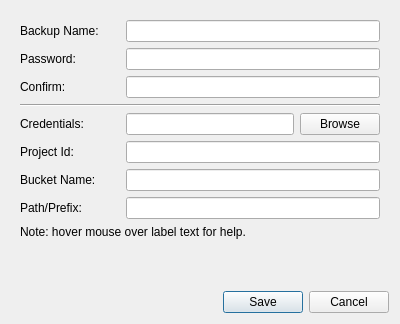
<?xml version="1.0" encoding="UTF-8"?>
<ui version="4.0">
 <class>ConfigGcpDialog</class>
 <widget class="QDialog" name="ConfigGcpDialog">
  <property name="geometry">
   <rect>
    <x>0</x>
    <y>0</y>
    <width>400</width>
    <height>324</height>
   </rect>
  </property>
  <property name="windowTitle">
   <string>Configure Google Cloud</string>
  </property>
  <layout class="QVBoxLayout" name="verticalLayout">
   <item alignment="Qt::AlignTop">
    <widget class="QWidget" name="widget" native="true">
     <layout class="QVBoxLayout" name="verticalLayout_2">
      <item>
       <layout class="QHBoxLayout" name="horizontalLayout">
        <item>
         <widget class="QLabel" name="label">
          <property name="minimumSize">
           <size>
            <width>100</width>
            <height>0</height>
           </size>
          </property>
          <property name="toolTip">
           <string>&lt;html&gt;&lt;head/&gt;&lt;body&gt;&lt;p&gt;&lt;span style=&quot; font-weight:600;&quot;&gt;Backup Name:&lt;/span&gt;&lt;/p&gt;&lt;p&gt;Something descriptive to help you remember what this backup contains (eg: My Pictures).&lt;/p&gt;&lt;/body&gt;&lt;/html&gt;</string>
          </property>
          <property name="text">
           <string>Backup Name:</string>
          </property>
         </widget>
        </item>
        <item>
         <widget class="QLineEdit" name="name_line_edit"/>
        </item>
       </layout>
      </item>
      <item>
       <layout class="QHBoxLayout" name="horizontalLayout_3">
        <item>
         <widget class="QLabel" name="label_2">
          <property name="minimumSize">
           <size>
            <width>100</width>
            <height>0</height>
           </size>
          </property>
          <property name="toolTip">
           <string>&lt;html&gt;&lt;head/&gt;&lt;body&gt;&lt;p&gt;&lt;span style=&quot; font-weight:600;&quot;&gt;Password:&lt;/span&gt;&lt;/p&gt;&lt;p&gt;Your data will be encrypted with this. Make sure to write it down. You will LOSE YOUR DATA if you lose this password.&lt;/p&gt;&lt;/body&gt;&lt;/html&gt;</string>
          </property>
          <property name="text">
           <string>Password:</string>
          </property>
         </widget>
        </item>
        <item>
         <widget class="QLineEdit" name="password_line_edit">
          <property name="echoMode">
           <enum>QLineEdit::Password</enum>
          </property>
         </widget>
        </item>
       </layout>
      </item>
      <item>
       <layout class="QHBoxLayout" name="horizontalLayout_4">
        <item>
         <widget class="QLabel" name="label_3">
          <property name="minimumSize">
           <size>
            <width>100</width>
            <height>0</height>
           </size>
          </property>
          <property name="toolTip">
           <string>&lt;html&gt;&lt;head/&gt;&lt;body&gt;&lt;p&gt;Re-type your password.&lt;/p&gt;&lt;/body&gt;&lt;/html&gt;</string>
          </property>
          <property name="text">
           <string>Confirm:</string>
          </property>
         </widget>
        </item>
        <item>
         <widget class="QLineEdit" name="confirm_password_line_edit">
          <property name="echoMode">
           <enum>QLineEdit::Password</enum>
          </property>
         </widget>
        </item>
       </layout>
      </item>
      <item>
       <widget class="Line" name="line">
        <property name="orientation">
         <enum>Qt::Horizontal</enum>
        </property>
       </widget>
      </item>
      <item>
       <layout class="QHBoxLayout" name="horizontalLayout_5">
        <item>
         <widget class="QLabel" name="label_4">
          <property name="minimumSize">
           <size>
            <width>100</width>
            <height>0</height>
           </size>
          </property>
          <property name="toolTip">
           <string>&lt;html&gt;&lt;head/&gt;&lt;body&gt;&lt;p&gt;&lt;span style=&quot; font-weight:600;&quot;&gt;Credentials File:&lt;/span&gt;&lt;/p&gt;&lt;p&gt;The Service Account json file with read/write acccess to your bucket. Can be downloaded from the Google Cloud Console.&lt;/p&gt;&lt;/body&gt;&lt;/html&gt;</string>
          </property>
          <property name="text">
           <string>Credentials:</string>
          </property>
         </widget>
        </item>
        <item>
         <widget class="QLineEdit" name="cred_file_line_edit">
          <property name="readOnly">
           <bool>true</bool>
          </property>
         </widget>
        </item>
        <item>
         <widget class="QPushButton" name="browse_button">
          <property name="text">
           <string>Browse</string>
          </property>
         </widget>
        </item>
       </layout>
      </item>
      <item>
       <layout class="QHBoxLayout" name="horizontalLayout_2">
        <item>
         <widget class="QLabel" name="label_5">
          <property name="minimumSize">
           <size>
            <width>100</width>
            <height>0</height>
           </size>
          </property>
          <property name="toolTip">
           <string>&lt;html&gt;&lt;head/&gt;&lt;body&gt;&lt;p&gt;&lt;span style=&quot; font-weight:600;&quot;&gt;Proejct Id:&lt;/span&gt;&lt;/p&gt;&lt;p&gt;The project Id or name that contains your bucket. Can be found in the Google Cloud Console.&lt;/p&gt;&lt;/body&gt;&lt;/html&gt;</string>
          </property>
          <property name="text">
           <string>Project Id:</string>
          </property>
         </widget>
        </item>
        <item>
         <widget class="QLineEdit" name="project_line_edit"/>
        </item>
       </layout>
      </item>
      <item>
       <layout class="QHBoxLayout" name="horizontalLayout_6">
        <item>
         <widget class="QLabel" name="label_6">
          <property name="minimumSize">
           <size>
            <width>100</width>
            <height>0</height>
           </size>
          </property>
          <property name="toolTip">
           <string>&lt;html&gt;&lt;head/&gt;&lt;body&gt;&lt;p&gt;&lt;span style=&quot; font-weight:600;&quot;&gt;Bucket Name:&lt;/span&gt;&lt;/p&gt;&lt;p&gt;The name of your Google Cloud Storage bucket. It must already exist. BlobBackup will not create buckets for you.&lt;/p&gt;&lt;/body&gt;&lt;/html&gt;</string>
          </property>
          <property name="text">
           <string>Bucket Name:</string>
          </property>
         </widget>
        </item>
        <item>
         <widget class="QLineEdit" name="bucket_line_edit"/>
        </item>
       </layout>
      </item>
      <item>
       <layout class="QHBoxLayout" name="horizontalLayout_7">
        <item>
         <widget class="QLabel" name="label_7">
          <property name="minimumSize">
           <size>
            <width>100</width>
            <height>0</height>
           </size>
          </property>
          <property name="toolTip">
           <string>&lt;html&gt;&lt;head/&gt;&lt;body&gt;&lt;p&gt;&lt;span style=&quot; font-weight:600;&quot;&gt;Prefix:&lt;/span&gt;&lt;/p&gt;&lt;p&gt;The path that will be added before every object that BlobBackup uploads.&lt;/p&gt;&lt;/body&gt;&lt;/html&gt;</string>
          </property>
          <property name="text">
           <string>Path/Prefix:</string>
          </property>
         </widget>
        </item>
        <item>
         <widget class="QLineEdit" name="prefix_line_edit"/>
        </item>
       </layout>
      </item>
      <item>
       <widget class="QLabel" name="label_8">
        <property name="text">
         <string>Note: hover mouse over label text for help.</string>
        </property>
       </widget>
      </item>
     </layout>
    </widget>
   </item>
   <item>
    <widget class="QDialogButtonBox" name="buttonBox">
     <property name="orientation">
      <enum>Qt::Horizontal</enum>
     </property>
     <property name="standardButtons">
      <set>QDialogButtonBox::Cancel|QDialogButtonBox::Save</set>
     </property>
    </widget>
   </item>
  </layout>
 </widget>
 <resources/>
 <connections>
  <connection>
   <sender>buttonBox</sender>
   <signal>accepted()</signal>
   <receiver>ConfigGcpDialog</receiver>
   <slot>accept()</slot>
   <hints>
    <hint type="sourcelabel">
     <x>248</x>
     <y>254</y>
    </hint>
    <hint type="destinationlabel">
     <x>157</x>
     <y>274</y>
    </hint>
   </hints>
  </connection>
  <connection>
   <sender>buttonBox</sender>
   <signal>rejected()</signal>
   <receiver>ConfigGcpDialog</receiver>
   <slot>reject()</slot>
   <hints>
    <hint type="sourcelabel">
     <x>316</x>
     <y>260</y>
    </hint>
    <hint type="destinationlabel">
     <x>286</x>
     <y>274</y>
    </hint>
   </hints>
  </connection>
 </connections>
</ui>
